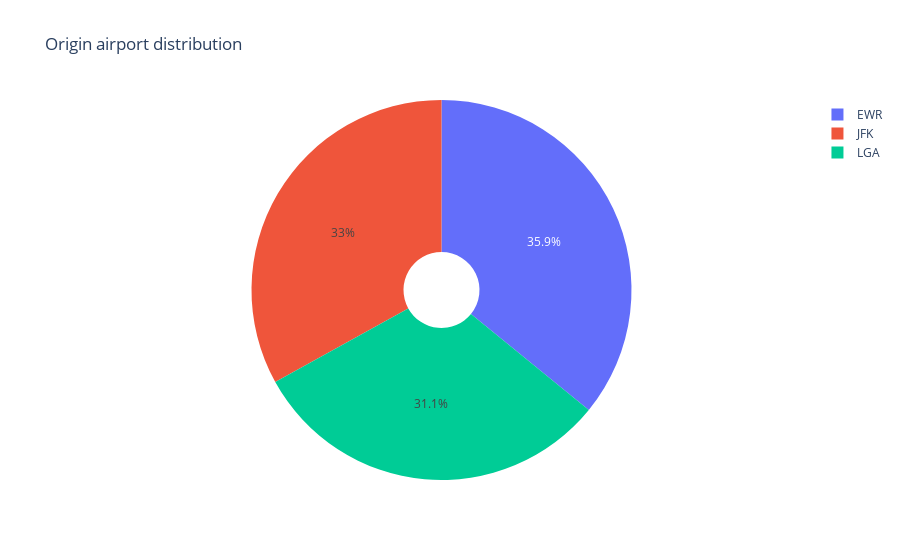

Notebook code cell kept with this figure:
### Code cell
dff = df['origin'].value_counts()
label = dff.index
size = dff.values

trace = go.Pie(labels=label, values=size, hole = 0.2)

data = [trace]
layout = go.Layout(
    title='Origin airport distribution'
)

fig = go.Figure(data=data, layout=layout)
fig.show()

### Figure 1 — Plotly figure (JSON) as saved in the notebook; plotly's stock layout.template omitted (floating-point values rounded to 4 significant figures)
{"data": [{"hole": 0.2, "labels": ["EWR", "JFK", "LGA"], "type": "pie", "values": [120835, 111279, 104662]}], "layout": {"title": {"text": "Origin airport distribution"}}}
